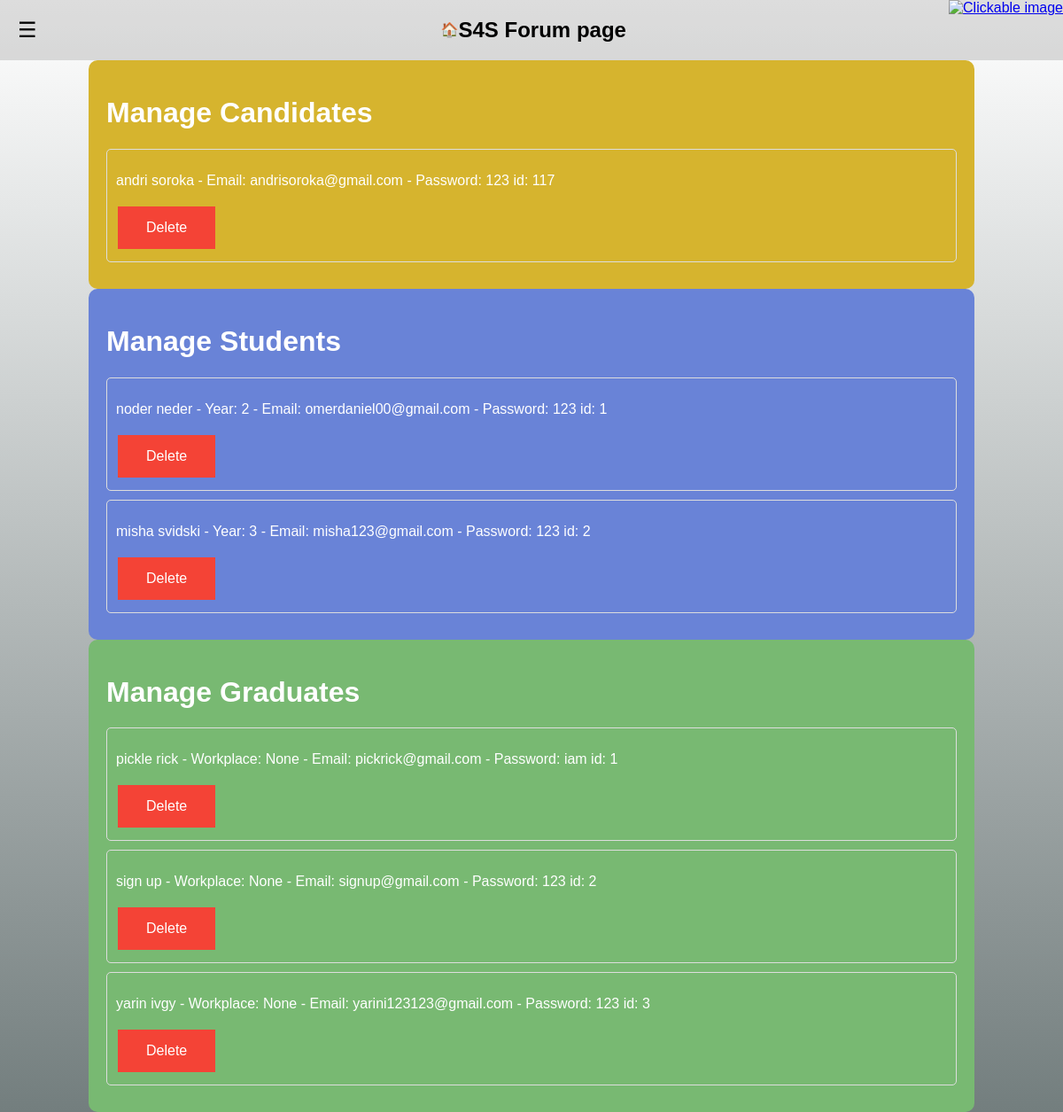
Before: /manage_users/ with the older database file.
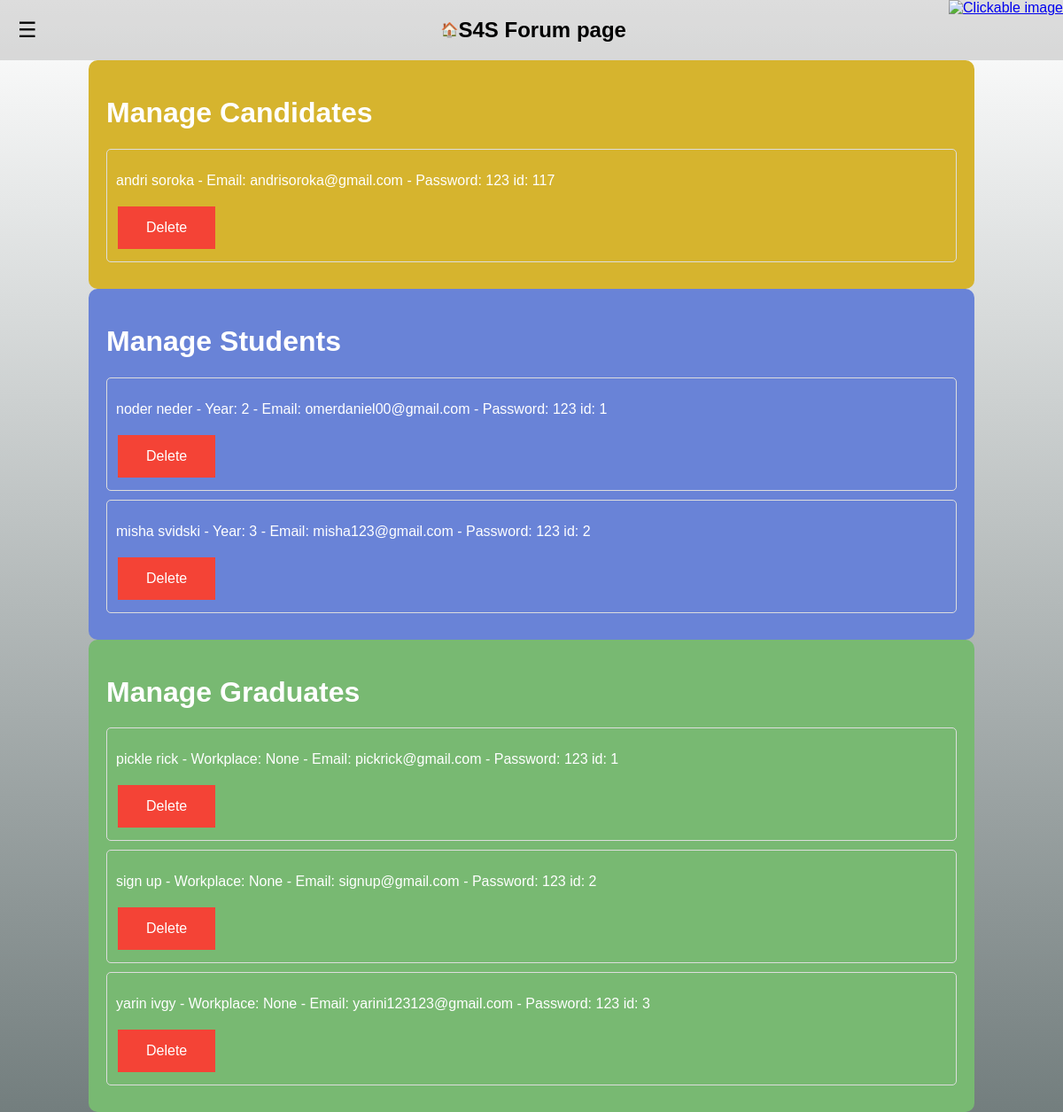
After: the same page with the newer database file.
### S4S/models.py (models this page shows)
class Graduate(models.Model):
    first_name = models.CharField(max_length=100)
    last_name = models.CharField(max_length=100)
    workplace = models.CharField(max_length=200, null=True, blank=True)
    email = models.EmailField(max_length=254)
    password = models.CharField(max_length=100)
    reset_code = models.CharField(max_length=10, null=True, blank=True)

### S4S/superusers.py (the view)
# urls.py: path('manage_users/', superusers.manage_users, name='manage_users'),
def manage_users(request):
    candidates = Candidate.objects.all()
    students = Student.objects.all()
    graduates = Graduate.objects.all()
    return render(request, 'manage_users.html', {'candidates': candidates, 'students': students,
                                                 'graduates': graduates})

### templates/manage_users.html (shortened to what this page needs)
<!DOCTYPE html>
<html lang="en">
<head>
</head>
<body>
<header>
      <a href="/" style="text-decoration: none; color: inherit;">&nbsp;🏠</a>
    <div class="menu-icon" onclick="toggleSidebar(event)">☰</div>
    <a href="/" style="text-decoration: none; color: inherit;"><h2>S4S Forum page</h2></a>
        <a href="{% url '' %}" class="top-left">
            <img src="https://i.imgur.com/YAy1rDP.png" alt="Clickable image" width="250" height="75" class="invert-color">
        </a>
</header>
    <div class="container candidate-container">
        <h1>Manage Candidates</h1>
        {% for candidate in candidates %}
            <div class="user">
                {% if candidate.id %}
                    <p>{{ candidate.first_name }} {{ candidate.last_name }} - Email: {{ candidate.email }}
            - Password: {{ candidate.password }} id: {{ candidate.id }}</p>
                    <form action="{% url 'delete_user' candidate.id %}" method="post">
                        <input type="submit" value="Delete" class="delete-button">
                    </form>
                {% endif %}
            </div>
        {% endfor %}
    </div>
    <div class="container student-container">
        <h1>Manage Students</h1>
        {% for student in students %}
            <div class="user">
                {% if student.id %}
                    <p>{{ student.first_name }} {{ student.last_name }} - Year: {{ student.select_year }} - Email: {{ student.email }}
            - Password: {{ student.password }} id: {{ student.id }}</p>
                    <form action="{% url 'delete_user' student.id %}" method="post">
                        <input type="submit" value="Delete" class="delete-button">
                    </form>
                {% endif %}
            </div>
        {% endfor %}
    </div>
    <div class="container graduate-container">
        <h1>Manage Graduates</h1>
        {% for graduate in graduates %}
            <div class="user">
                {% if graduate.id %}
                    <p>{{ graduate.first_name }} {{ graduate.last_name }} - Workplace: {{ graduate.workplace }}
            - Email: {{ graduate.email }} - Password: {{ graduate.password }} id: {{ graduate.id }}</p>
                    <form action="{% url 'delete_user' graduate.id %}" method="post">
                        <input type="submit" value="Delete" class="delete-button">
                    </form>
                {% endif %}
            </div>
        {% endfor %}
    </div>
</body>
</html>

Changed rows visible on the page:
changed Graduate "pickle": password "iam" → "123"
